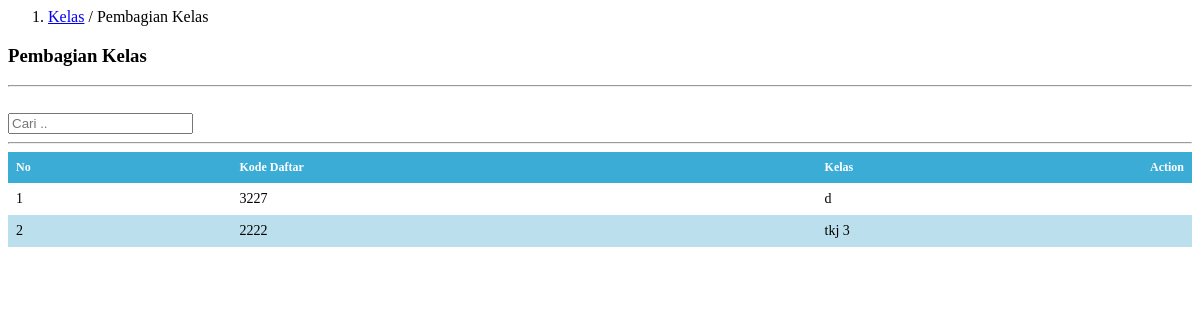
Page /tata-usaha/pembagian-kelas.php on the earlier database version.
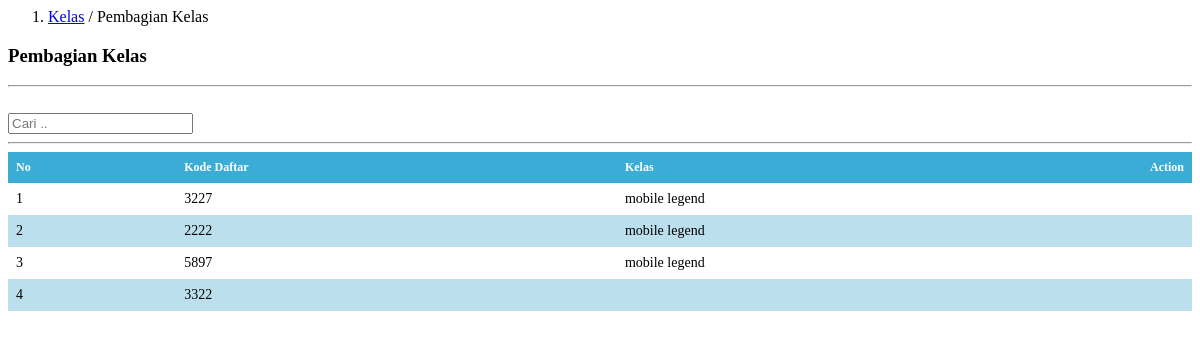
Same page on the later database version.
### tables this page shows
CREATE TABLE `tbl_kelas` (
  `id_kelas` int(10) NOT NULL,
  `kode_daftar` int(20) NOT NULL,
  `kelas` varchar(20) NOT NULL
);

### tata-usaha/pembagian-kelas.php (the view, shortened to what this page needs)
<div class="col-md-10" style="padding:0px">
    <ol class="breadcrumb" style="margin:0;border-radius:0;">
        <li class="active"><a href="#">Kelas</a> / Pembagian Kelas</li>
    </ol>
</div>
<div class="col-md-10" style="">
  	<h3><b>Pembagian</b> Kelas</h3>
    <hr>
    <br>
    <div class="form-group">
        <div class="col-sm-12">
            <div class="input-group">
                <input type="text" class="form-control" name="" placeholder="Cari .." required>
              </div>
        </div>
    </div>
</div>
<div class="col-md-10">
<hr>
  <form class="form-horizontal" method="POST">
      <table class="table table-striped">
        <thead>
          <tr>
            <th>No</th>
            <th>Kode Daftar</th>
            <th>Kelas</th>
            <th><center>Action</center></th>
          </tr>
        </thead>
        <tbody>
          <?php
            include '../config/koneksi.php';
            $query = mysqli_query($konek, "SELECT * FROM tbl_kelas")or die(mysqli_error($konek));
                    if(mysqli_num_rows($query) == 0){
                      echo '<tr><td colspan="5" align="center">Tidak ada data!</td></tr>';
                    }
                      else
                    {
                      $no = 1;
                      while($data = mysqli_fetch_array($query)){
                        echo '<tr>';
                        echo '<td>'.$no.'</td>';
                        echo '<td>'.$data['kode_daftar'].'</td>';
                        echo '<td>'.$data['kelas'].'</td>';
                        echo '<td  width="20"><center><a data-toggle="tooltip" data-placement="left" title="Edit Kelas" href=tu.php?content=edit-kelas&&kode_daftar='.$data['kode_daftar'].'><i class="fa fa-edit fa-fw"></i></a></center></td>';
                        echo '</tr>';
                        $no++;
                      }
                    }
                ?>
        </tbody>
      </table>
    </form>
</div>

Differences in the rows shown:
changed tbl_kelas (number 1 of 4 on the later page): kelas "d" → "mobile legend"
changed tbl_kelas (number 2 of 4 on the later page): kelas "tkj 3" → "mobile legend"
added tbl_kelas: kode_daftar "5897", kelas "mobile legend"
added tbl_kelas: kode_daftar "3322"
